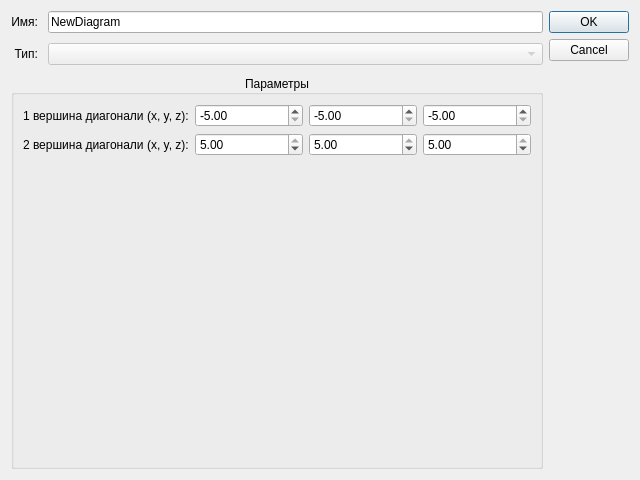
<?xml version="1.0" encoding="UTF-8"?>
<ui version="4.0">
 <class>newDiagramDialog</class>
 <widget class="QDialog" name="newDiagramDialog">
  <property name="windowModality">
   <enum>Qt::WindowModal</enum>
  </property>
  <property name="geometry">
   <rect>
    <x>0</x>
    <y>0</y>
    <width>640</width>
    <height>480</height>
   </rect>
  </property>
  <property name="minimumSize">
   <size>
    <width>320</width>
    <height>240</height>
   </size>
  </property>
  <property name="maximumSize">
   <size>
    <width>640</width>
    <height>480</height>
   </size>
  </property>
  <property name="windowTitle">
   <string>Новая диаграма</string>
  </property>
  <layout class="QGridLayout" name="gridLayoutDialog">
   <item row="0" column="0">
    <layout class="QHBoxLayout" name="horizontalLayout" stretch="0,0">
     <property name="spacing">
      <number>6</number>
     </property>
     <property name="sizeConstraint">
      <enum>QLayout::SetDefaultConstraint</enum>
     </property>
     <property name="rightMargin">
      <number>0</number>
     </property>
     <item>
      <layout class="QGridLayout" name="gridLayout" rowstretch="0,0,0,0" columnstretch="0,0">
       <property name="sizeConstraint">
        <enum>QLayout::SetDefaultConstraint</enum>
       </property>
       <property name="topMargin">
        <number>0</number>
       </property>
       <property name="spacing">
        <number>10</number>
       </property>
       <item row="1" column="0">
        <widget class="QLabel" name="nameLabel">
         <property name="text">
          <string>Имя:</string>
         </property>
         <property name="scaledContents">
          <bool>false</bool>
         </property>
         <property name="alignment">
          <set>Qt::AlignRight|Qt::AlignTrailing|Qt::AlignVCenter</set>
         </property>
         <property name="buddy">
          <cstring>nameLineEdit</cstring>
         </property>
        </widget>
       </item>
       <item row="2" column="0">
        <widget class="QLabel" name="typeLabel">
         <property name="text">
          <string>Тип:</string>
         </property>
         <property name="alignment">
          <set>Qt::AlignRight|Qt::AlignTrailing|Qt::AlignVCenter</set>
         </property>
         <property name="buddy">
          <cstring>typeComboBox</cstring>
         </property>
        </widget>
       </item>
       <item row="1" column="1">
        <widget class="QLineEdit" name="nameLineEdit">
         <property name="text">
          <string>NewDiagram</string>
         </property>
        </widget>
       </item>
       <item row="2" column="1">
        <widget class="QComboBox" name="typeComboBox">
         <property name="enabled">
          <bool>false</bool>
         </property>
         <property name="mouseTracking">
          <bool>false</bool>
         </property>
         <property name="currentText">
          <string/>
         </property>
         <property name="modelColumn">
          <number>1</number>
         </property>
        </widget>
       </item>
       <item row="3" column="0" colspan="2">
        <widget class="QGroupBox" name="parametersGroup">
         <property name="title">
          <string>Параметры</string>
         </property>
         <property name="alignment">
          <set>Qt::AlignCenter</set>
         </property>
         <property name="flat">
          <bool>false</bool>
         </property>
         <property name="checkable">
          <bool>false</bool>
         </property>
         <layout class="QGridLayout" name="gridLayoutParams" rowstretch="0,0,0">
          <item row="0" column="1">
           <widget class="QDoubleSpinBox" name="vertex1xSpin">
            <property name="minimum">
             <double>-5.000000000000000</double>
            </property>
            <property name="maximum">
             <double>4.000000000000000</double>
            </property>
            <property name="singleStep">
             <double>0.500000000000000</double>
            </property>
            <property name="value">
             <double>-5.000000000000000</double>
            </property>
           </widget>
          </item>
          <item row="0" column="2">
           <widget class="QDoubleSpinBox" name="vertex1ySpin">
            <property name="minimum">
             <double>-5.000000000000000</double>
            </property>
            <property name="maximum">
             <double>4.000000000000000</double>
            </property>
            <property name="singleStep">
             <double>0.500000000000000</double>
            </property>
            <property name="value">
             <double>-5.000000000000000</double>
            </property>
           </widget>
          </item>
          <item row="0" column="0">
           <widget class="QLabel" name="diagonalVertex1Label">
            <property name="text">
             <string>1 вершина диагонали (x, y, z):</string>
            </property>
           </widget>
          </item>
          <item row="0" column="3">
           <widget class="QDoubleSpinBox" name="vertex1zSpin">
            <property name="minimum">
             <double>-5.000000000000000</double>
            </property>
            <property name="maximum">
             <double>4.000000000000000</double>
            </property>
            <property name="singleStep">
             <double>0.500000000000000</double>
            </property>
            <property name="value">
             <double>-5.000000000000000</double>
            </property>
           </widget>
          </item>
          <item row="1" column="0">
           <widget class="QLabel" name="diagonalVertex2Label">
            <property name="text">
             <string>2 вершина диагонали (x, y, z):</string>
            </property>
           </widget>
          </item>
          <item row="1" column="3">
           <widget class="QDoubleSpinBox" name="vertex2zSpin">
            <property name="decimals">
             <number>2</number>
            </property>
            <property name="minimum">
             <double>-4.000000000000000</double>
            </property>
            <property name="maximum">
             <double>5.000000000000000</double>
            </property>
            <property name="singleStep">
             <double>0.500000000000000</double>
            </property>
            <property name="value">
             <double>5.000000000000000</double>
            </property>
           </widget>
          </item>
          <item row="1" column="1">
           <widget class="QDoubleSpinBox" name="vertex2xSpin">
            <property name="decimals">
             <number>2</number>
            </property>
            <property name="minimum">
             <double>-4.000000000000000</double>
            </property>
            <property name="maximum">
             <double>5.000000000000000</double>
            </property>
            <property name="singleStep">
             <double>0.500000000000000</double>
            </property>
            <property name="value">
             <double>5.000000000000000</double>
            </property>
           </widget>
          </item>
          <item row="1" column="2">
           <widget class="QDoubleSpinBox" name="vertex2ySpin">
            <property name="decimals">
             <number>2</number>
            </property>
            <property name="minimum">
             <double>-4.000000000000000</double>
            </property>
            <property name="maximum">
             <double>5.000000000000000</double>
            </property>
            <property name="singleStep">
             <double>0.500000000000000</double>
            </property>
            <property name="value">
             <double>5.000000000000000</double>
            </property>
           </widget>
          </item>
          <item row="2" column="0" colspan="4">
           <spacer name="verticalSpacer">
            <property name="orientation">
             <enum>Qt::Vertical</enum>
            </property>
            <property name="sizeHint" stdset="0">
             <size>
              <width>20</width>
              <height>40</height>
             </size>
            </property>
           </spacer>
          </item>
         </layout>
         <zorder>vertex1xSpin</zorder>
         <zorder>vertex1ySpin</zorder>
         <zorder>vertex1zSpin</zorder>
         <zorder>diagonalVertex2Label</zorder>
         <zorder>vertex2xSpin</zorder>
         <zorder>vertex2ySpin</zorder>
         <zorder>vertex2zSpin</zorder>
         <zorder>diagonalVertex1Label</zorder>
         <zorder>verticalSpacer</zorder>
        </widget>
       </item>
      </layout>
     </item>
     <item>
      <widget class="QDialogButtonBox" name="buttonBox">
       <property name="minimumSize">
        <size>
         <width>0</width>
         <height>50</height>
        </size>
       </property>
       <property name="orientation">
        <enum>Qt::Vertical</enum>
       </property>
       <property name="standardButtons">
        <set>QDialogButtonBox::Cancel|QDialogButtonBox::Ok</set>
       </property>
      </widget>
     </item>
    </layout>
   </item>
  </layout>
 </widget>
 <tabstops>
  <tabstop>nameLineEdit</tabstop>
  <tabstop>typeComboBox</tabstop>
  <tabstop>vertex1xSpin</tabstop>
  <tabstop>vertex1ySpin</tabstop>
  <tabstop>vertex1zSpin</tabstop>
  <tabstop>vertex2xSpin</tabstop>
  <tabstop>vertex2ySpin</tabstop>
  <tabstop>vertex2zSpin</tabstop>
 </tabstops>
 <resources/>
 <connections>
  <connection>
   <sender>buttonBox</sender>
   <signal>accepted()</signal>
   <receiver>newDiagramDialog</receiver>
   <slot>accept()</slot>
   <hints>
    <hint type="sourcelabel">
     <x>629</x>
     <y>264</y>
    </hint>
    <hint type="destinationlabel">
     <x>157</x>
     <y>274</y>
    </hint>
   </hints>
  </connection>
  <connection>
   <sender>buttonBox</sender>
   <signal>rejected()</signal>
   <receiver>newDiagramDialog</receiver>
   <slot>reject()</slot>
   <hints>
    <hint type="sourcelabel">
     <x>629</x>
     <y>270</y>
    </hint>
    <hint type="destinationlabel">
     <x>286</x>
     <y>274</y>
    </hint>
   </hints>
  </connection>
 </connections>
</ui>
